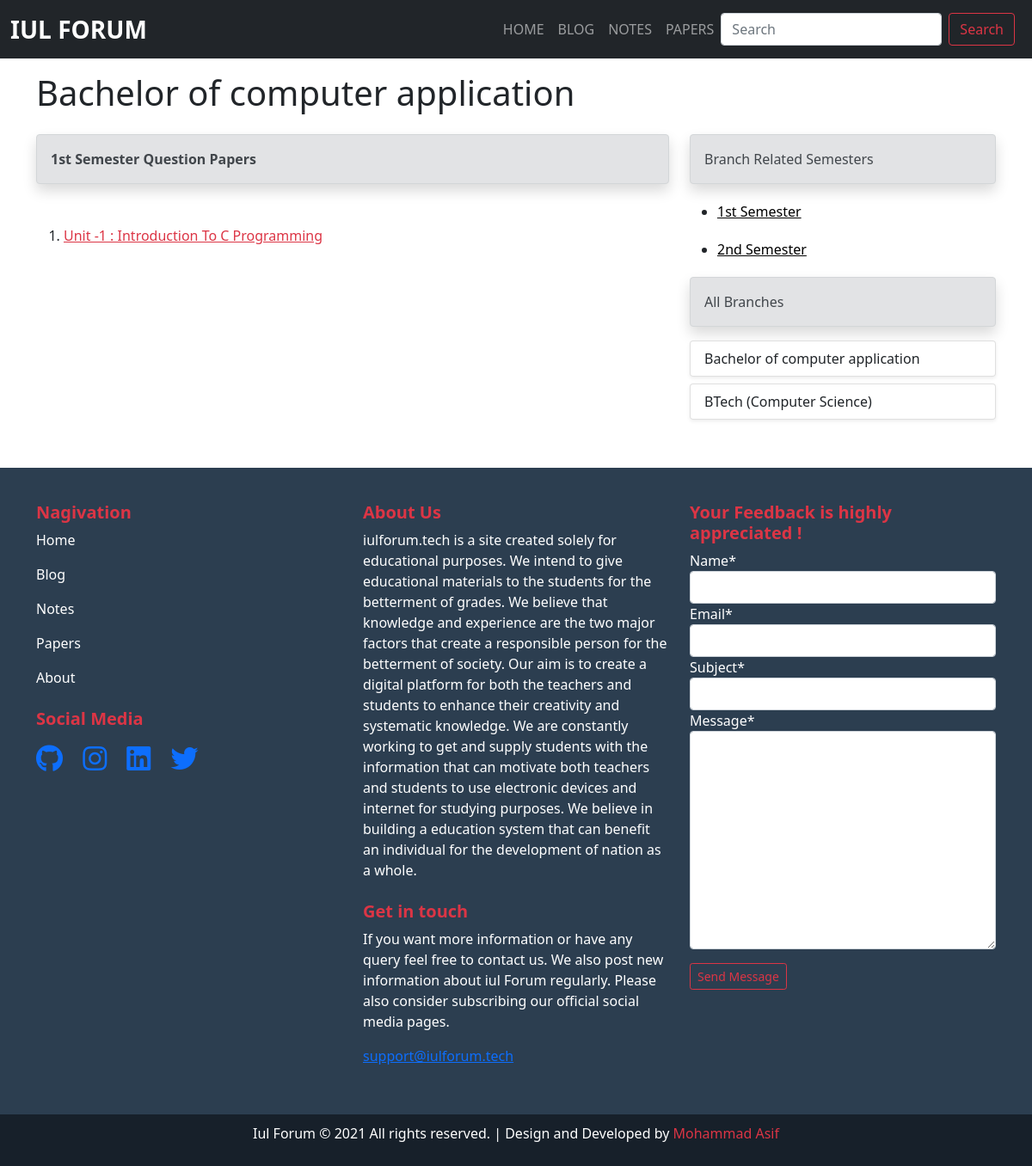
Screenshot of /papers/bachelor-of-computer-application/bachelor-of-computer-application-first-semester with the database file from the repository.
### papers/models.py (models this page shows, shortened)
class Semester(models.Model):
    semester = models.CharField(max_length=50)
    slug = models.SlugField(unique=True, max_length=50)
    branch = models.ForeignKey(Branch, related_name="semester", default="" ,on_delete=models.CASCADE)
    timestamp = models.DateTimeField(auto_now_add=True)
    def get_absolute_url(self):
        return reverse("semester_details", kwargs={"branch": self.branch.slug, "slug": self.slug})

class Branch(models.Model):
    name = models.CharField( max_length=50)
    slug = models.SlugField(max_length=50, unique=True)
    description = models.TextField(blank = True)
    image = models.ImageField(upload_to='images/')
    timestamp = models.DateTimeField(auto_now_add=True)
    def __str__(self):
        return self.name
    def get_absolute_url(self):
        return reverse("branch_detail", kwargs={"slug": self.slug})

class Paper(models.Model):
    title = models.CharField(max_length=100)
    slug = models.SlugField(unique=True, max_length=100)
    subject = models.ForeignKey(Subject, related_name="paper", on_delete=models.CASCADE)
    semester = models.ForeignKey(Semester, related_name="paper", on_delete=models.CASCADE)
    branch = models.ForeignKey(Branch, related_name="paper", on_delete=models.CASCADE)
    document = models.FileField(upload_to="files/", blank=False)
    timestamp = models.DateTimeField(auto_now_add=True)

### papers/views.py (the view)
# urls.py: path('<str:branch>/<slug:slug>', views.semester_details, name="semester_details"),
def semester_details(request, branch, slug):
    papers_by_semester = get_object_or_404(Semester, branch__slug= branch, slug = slug)
    semesters = Semester.objects.filter(branch__slug= branch)
    papers = Paper.objects.filter(semester = papers_by_semester)
    branches = Branch.objects.all()
    new_feedback = None
    if request.method == "POST":
        feedback_form = FeedbackForm(request.POST)
        if feedback_form.is_valid():
            new_feedback = feedback_form.save(commit=False)
            new_feedback.save()
            feedback_form = FeedbackForm()
    else:
        feedback_form = FeedbackForm()
    context = {
        "papers_by_semester" : papers_by_semester,
        "papers" : papers,
        "semesters" : semesters,
        "branches" : branches,
        "feedback_form" : feedback_form
    }
    return render(request, 'paper/papers_by_semester.html' , context)

### home/forms.py
class FeedbackForm(forms.ModelForm):
    class Meta:
        model = Feedback
        fields = ('name', 'email', 'subject', 'message')

### templates/paper/papers_by_semester.html (shortened to what this page needs)
{% extends 'layout.html' %}
{% load static %}
{% load crispy_forms_tags %}
{% block content %}
<div class="container mt-3">
<h1>{{papers_by_semester.branch}}</h1>
    <div class="row my-4">
            <div class="col-sm-8  ">
                <div class="alert alert-secondary shadow">
                <strong>{{papers_by_semester.semester}} Question Papers</strong>
                </div>
                <div class="papers my-5">
                    {% for paper in papers %}
                        <ol class="paper-download-ul">
                            <li class="paper-download-li"><a class="text-danger" href="/media/{{paper.document}}">{{paper.title}}</a></li>
                        </ol>
                        {%empty%}
                            <h5 class="text-center">Paper Not Found !</h5>
                    {% endfor %}
                </div>
            </div>
                <div class="col-sm-4">
                    <div class="blog-category-sidebar">
                        <div class="alert alert-secondary shadow" role="alert">
                           Branch Related Semesters
                        </div>
                            <ul class="recent-ul">
                        {% for semester in semesters %}
                            <li class="recent-li" ><a href="{{semester.get_absolute_url}}">{{semester.semester}}</a></li>
                        {% endfor %}
                            </ul>
                     </div>
                           <div class="blog-category-sidebar">
                                <div class="alert alert-secondary shadow" role="alert">
                                All Branches
                                </div>
                                    {% for branch in branches %}
                                    <div class="list-group my-2 shadow-sm">
                                        <a href="{{branch.get_absolute_url}}" class="list-group-item list-group-item-action "
                                            aria-current="true"> {{branch.name}}</a>
                                    </div>
                                    {% endfor %}
                            </div>
                </div>
    </div>
</div>
{% endblock content %}

### static/css/style.css (style rules this page uses)
body { margin: 0; padding: 0; box-sizing: border-box; background: #F7F9F9; }
.recent-li { margin: 20px 0px; }
.recent-li a { color: black; }

### rows the page displays
Semester: branch "Bachelor of computer application", semester "1st Semester"
Paper: title "Unit -1 : Introduction To C Programming"
Semester: semester "2nd Semester"
Branch: name "Bachelor of computer application"
Branch: name "BTech (Computer Science)"
